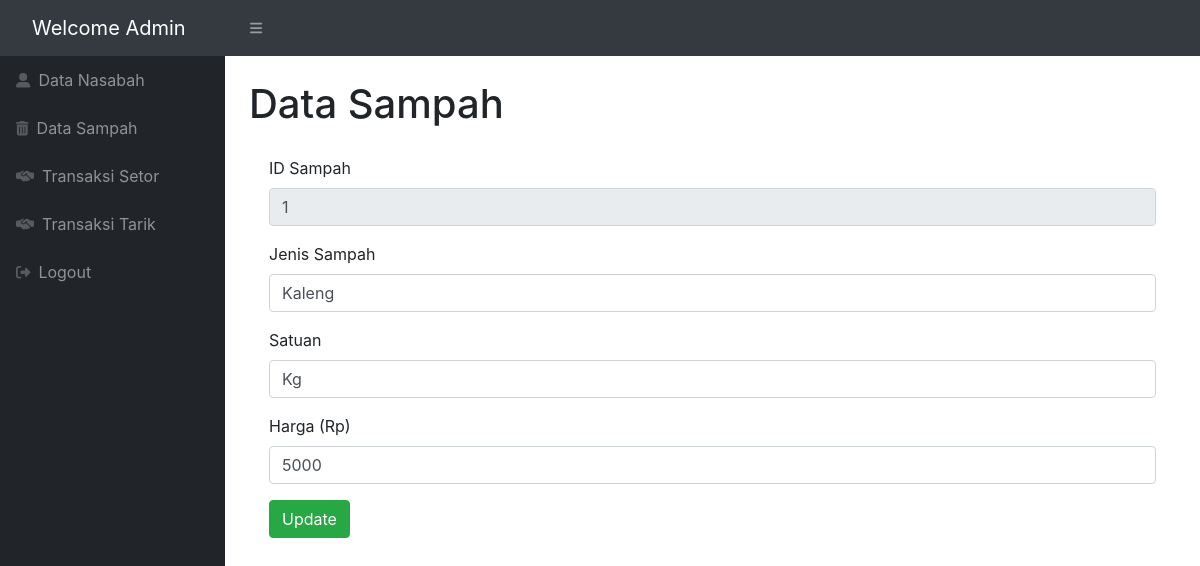
/form_edit_sampah.php?ID_sampah=1, run on the app's committed database.
### tables this page shows
CREATE TABLE IF NOT EXISTS `sampah` (
  `ID_sampah` int(11) NOT NULL AUTO_INCREMENT,
  `jenis` varchar(50) NOT NULL DEFAULT '',
  `satuan` varchar(50) NOT NULL DEFAULT '',
  `harga` int(11) NOT NULL DEFAULT 0,
  PRIMARY KEY (`ID_sampah`)
);

### form_edit_sampah.php (the view, shortened to what this page needs)
<?php
include 'koneksi.php';
if (isset($_GET['ID_sampah'])) {
  $ID_sampah = $_GET['ID_sampah'];
  $query = "SELECT * FROM sampah WHERE ID_sampah='$ID_sampah'";
  $result = mysqli_query($conn, $query);
  if (mysqli_num_rows($result) > 0) {
    $row = mysqli_fetch_assoc($result);
    $jenis = $row['jenis'];
    $satuan = $row['satuan'];
    $harga = $row['harga'];
  } else {
    echo "No data found.";
    exit();
  }
}
?>
<!DOCTYPE html>
<html lang="en">
<head>
  <link href="https://cdn.jsdelivr.net/npm/simple-datatables@7.1.2/dist/style.min.css" rel="stylesheet" />
  <link href="css/styles.css" rel="stylesheet" />
  <link href="https://stackpath.bootstrapcdn.com/bootstrap/4.5.2/css/bootstrap.min.css" rel="stylesheet" />
</head>
<body class="sb-nav-fixed">
  <nav class="sb-topnav navbar navbar-expand navbar-dark bg-dark">
    <a class="navbar-brand ps-3" href="login_admin.php">Welcome Admin</a>
    <button class="btn btn-link btn-sm order-1 order-lg-0 me-4 me-lg-0" id="sidebarToggle" href="#!"><i class="fas fa-bars"></i></button>
  </nav>
  <div id="layoutSidenav">
    <div id="layoutSidenav_nav">
      <nav class="sb-sidenav accordion sb-sidenav-dark" id="sidenavAccordion">
        <div class="sb-sidenav-menu">
          <div class="nav">
            <a class="nav-link" href="dashboard.php">
              <div class="sb-nav-link-icon"><i class="fas fa-user-alt"></i></div>
              Data Nasabah
            </a>
            <a class="nav-link" href="data_sampah.php">
              <div class="sb-nav-link-icon"><i class="fas fa-trash-alt"></i></div>
              Data Sampah
            </a>
            <a class="nav-link" href="tsetor.php">
              <div class="sb-nav-link-icon"><i class="fas fa-handshake-alt"></i></div>
              Transaksi Setor
            </a>
            <a class="nav-link" href="ttarik.php">
              <div class="sb-nav-link-icon"><i class="fas fa-handshake-alt"></i></div>
              Transaksi Tarik
            </a>
            <a class="nav-link" href="index.html">
              <div class="sb-nav-link-icon"><i class="fas fa-sign-out-alt"></i></div>
              Logout
            </a>
      </nav>
    </div>
    <div id="layoutSidenav_content">
      <main>
        <div class="container-fluid px-4">
          <h1 class="mt-4">Data Sampah</h1>
          <div class="card-body">
            <form action="edit_sampah.php" method="POST">
              <div class="form-group">
                <label for="ID_sampah">ID Sampah</label>
                <input type="text" class="form-control" id="ID_sampah" name="ID_sampah" value="<?php echo $ID_sampah; ?>" readonly>
              </div>
              <div class="form-group">
                <label for="jenis">Jenis Sampah</label>
                <input type="text" class="form-control" id="jenis" name="jenis" value="<?php echo $jenis; ?>">
              </div>
              <div class="form-group">
                <label for="satuan">Satuan</label>
                <input type="text" class="form-control" id="satuan" name="satuan" value="<?php echo $satuan; ?>">
              </div>
              <div class="form-group">
                <label for="harga">Harga (Rp)</label>
                <input type="text" class="form-control" id="harga" name="harga" value="<?php echo $harga; ?>">
              </div>
              <div class="form-group">
                <button type="submit" name="submit" value="Update" class="btn btn-success">Update</button>
              </div>
            </form>
          </div>
      </main>
    </div>
  </div>
</body>
</html>

### data on the page
sampah: jenis "Kaleng", satuan "Kg", harga "5000"
